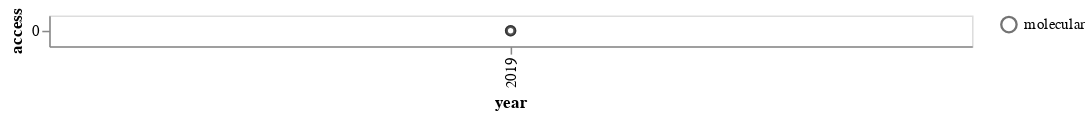

Notebook cell for this chart:
### Code cell
fourth_chart

### Figure 1 — Vega-Lite specification as saved in the notebook (floating-point values rounded to 4 significant figures)
{"config": {"view": {"continuousWidth": 400, "continuousHeight": 300}}, "data": {"name": "data-75211bafd006c40ba1dfce8541dd97da"}, "mark": {"type": "circle", "fill": "white", "size": 30, "stroke": "black"}, "encoding": {"opacity": {"type": "nominal", "field": "type", "legend": {"title": ""}}, "x": {"type": "ordinal", "field": "year"}, "y": {"type": "nominal", "field": "access"}}, "transform": [{"filter": "datum.type == \"molecular\""}], "width": 600, "$schema": "https://vega.github.io/schema/vega-lite/v4.8.1.json", "datasets": {"data-75211bafd006c40ba1dfce8541dd97da": [{"year": 1932, "name": "Drum memory", "type": "magnetic", "usage": "1960s", "capacity": 62500, "lifespan": null, "access": 0.0}, {"year": 1946, "name": "Williams-Kilburn Tube", "type": "cathode ray tube", "usage": "1955", "capacity": 1000, "lifespan": null, "access": 1.0}, {"year": 1949, "name": "Magnetic-core memory", "type": "magnetic", "usage": "1970s", "capacity": 100000, "lifespan": null, "access": 1.0}, {"year": 1952, "name": "Magnetic Band (Tape)", "type": "magnetic", "usage": "today", "capacity": 1000000, "lifespan": null, "access": 0.0}, {"year": 1956, "name": "Hard Disk Drive", "type": "magnetic", "usage": "today", "capacity": 2000000000000, "lifespan": null, "access": 1.0}, {"year": 1960, "name": "Magnetic stripe card", "type": "magnetic", "usage": null, "capacity": 200, "lifespan": "3", "access": 0.0}, {"year": 1969, "name": "Floppy Disk", "type": "magnetic", "usage": "1990s", "capacity": 1440000, "lifespan": "5--30", "access": 1.0}, {"year": 1970, "name": "Bubble Memory", "type": "magnetic", "usage": "1980s", "capacity": 125000, "lifespan": null, "access": 0.0}, {"year": 1978, "name": "LaserDisc (LD)/Discovision (DV)", "type": "optical", "usage": "2001", "capacity": 324000000, "lifespan": null, "access": 1.0}, {"year": 1978, "name": "Solid-State-Drive (SSD)", "type": "electronic", "usage": "today", "capacity": 5000000000000, "lifespan": "~10", "access": 1.0}, {"year": 1981, "name": "Compact Disc (CD)", "type": "optical", "usage": "today", "capacity": 700000000, "lifespan": "25", "access": 1.0}, {"year": 1987, "name": "Digital Audio Tape (DAT)", "type": "electro-mechanical", "usage": "2005", "capacity": 256000, "lifespan": "30", "access": 0.0}, {"year": 1991, "name": "Mini-Disc", "type": "magneto-optical", "usage": "2001", "capacity": 140000000, "lifespan": "30-40", "access": 1.0}, {"year": 1992, "name": "Digital Compact Cassette (DCC)", "type": "magnetic", "usage": "1996", "capacity": 250000000, "lifespan": "30", "access": 0.0}, {"year": 1994, "name": "Zip Drive", "type": "magnetic", "usage": "1990s", "capacity": 95370000, "lifespan": "5-10", "access": 1.0}, {"year": 1994, "name": "CompactFlash (CF)", "type": "electronic", "usage": "today", "capacity": 256000000000, "lifespan": "70-80", "access": 1.0}, {"year": 1995, "name": "Digital Versatile Disc (DVD)", "type": "optical", "usage": "today", "capacity": 4500000000, "lifespan": "25", "access": 1.0}, {"year": 2000, "name": "USB Flash Disk", "type": "electronic", "usage": "today", "capacity": 2000000000000, "lifespan": "10", "access": 1.0}, {"year": 2001, "name": "Secure Digital (SD) card", "type": "electronic", "usage": "today", "capacity": 128000000000000, "lifespan": "10", "access": 1.0}, {"year": 2002, "name": "Blu-ray Disc (BD)", "type": "optical", "usage": "2019", "capacity": 128000000000, "lifespan": "100-150", "access": 1.0}, {"year": 2004, "name": "Holographic Versatile Disc (HVD)", "type": "optical", "usage": "today", "capacity": 3900000000, "lifespan": "3", "access": 1.0}, {"year": 2009, "name": "Millennial Disc (M-DISC)", "type": "optical", "usage": "2016", "capacity": 100000000000, "lifespan": "1000", "access": 1.0}, {"year": 2016, "name": "Chlorine Atomic memory", "type": "atomic", "usage": "today", "capacity": 1000, "lifespan": "U", "access": null}, {"year": 2019, "name": "DNA", "type": "molecular", "usage": "today", "capacity": 215000000000000000, "lifespan": "500", "access": 0.0}, {"year": 2019, "name": "Metabolites", "type": "molecular", "usage": "today", "capacity": 70000, "lifespan": null, "access": 0.0}]}}
